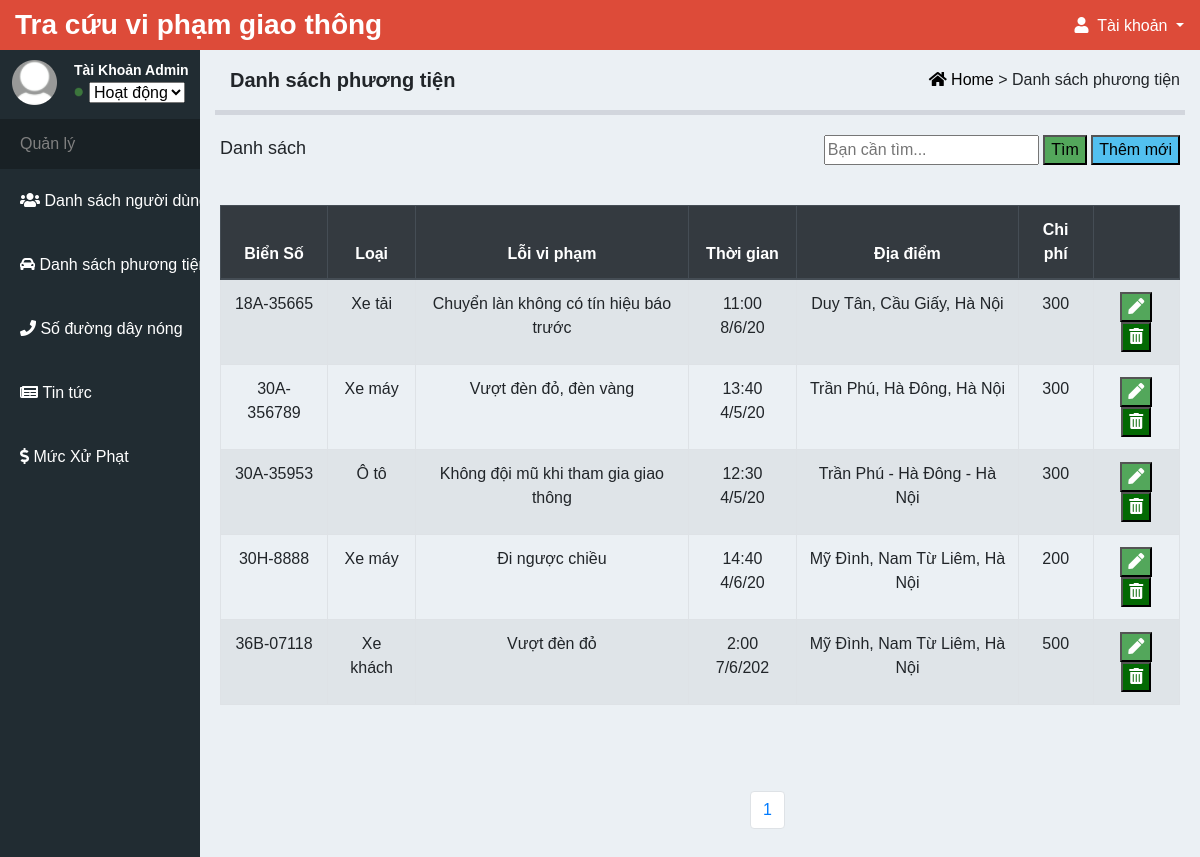
Screenshot of /Web/admin/index.php?controller=vehicle (signed in) with the database file from the repository.
### tables this page shows
CREATE TABLE `vehicle` (
  `bienso` varchar(500) NOT NULL,
  `type` varchar(500) NOT NULL,
  `mistake` varchar(500) NOT NULL,
  `time` varchar(12) NOT NULL,
  `location` varchar(500) NOT NULL,
  `cost` int(200) NOT NULL
);

### Web/admin/controllers/VehicleController.php (called while the page is built, shortened)
<?php
	include "models/VehicleModel.php";
	class VehicleController extends Controller{
		public function index(){
			$recordPerPage = 5;
			$numPage = ceil($this->modelTotalRecord()/$recordPerPage);
			$data = $this->modelRead($recordPerPage);
			$this->loadView("VehicleReadView.php",["numPage"=>$numPage,"data"=>$data]);
		}
	}
 ?>

### Web/admin/models/VehicleModel.php (called while the page is built, shortened)
<?php
	trait VehicleModel{
		public function modelRead($recordPerPage){
			$totalRecord = $this->modelTotalRecord();
			$numPage = ceil($totalRecord/$recordPerPage);
			$page = isset($_GET["p"])&&$_GET["p"]>0 ? $_GET["p"]-1 : 0;
			$from = $page * $recordPerPage;
			$conn = Connection::getInstance();
			$query = $conn->query("select * from vehicle order by bienso asc limit $from,$recordPerPage");
			return $query->fetchAll();
		}
		public function modelTotalRecord(){
			$conn = Connection::getInstance();
			$query = $conn->query("select bienso from vehicle");
			return $query->rowCount();
		}
	}
 ?>

### Web/admin/views/VehicleReadView.php (the view, shortened to what this page needs)
 <div class="content-header">
	<div class="content-header-title">Danh sách phương tiện</div>
	<div class="content-header-link">
		<span><a href="index.php"><i class="fas fa-home"></i>&nbsp;Home </a> ></span>
		<span>Danh sách phương tiện</span>
	</div>
</div>
<div class="content-main"></div>
	<div class="content-main-header">
		<div class="content-main-header-title">
			Danh sách
		</div>
		<div class="search">
			<form method="get" action="">
				<div class="search-form">
					<form action="index.php?controller=vehicle&action=search" method="POST">
						<input type="text" name="search" placeholder="Bạn cần tìm..." style="color: #ed5807;">
						<input type="submit" value="Tìm" style="background-color: #53a75b ;">
					</form>
					<button style="background-color: #52c0ef;"><a href="index.php?controller=vehicle&action=create">Thêm mới</a></button>
				</div>
			</form>
		</div>
	</div>
	<div class="list">
		<table data-toolbar="#toolbar" data-toggle="table" class="table table-striped table-hover table-bordered">
			<thead class="thead-dark">
				<tr>
					<th>
						Biển Số
					</th>
					<th>
						Loại
					</th>
					<th>
						Lỗi vi phạm
					</th>
					<th>
						Thời gian
					</th>
                    <th>
						Địa điểm
					</th>
					<th>
						Chi phí
					</th>
					<th></th>
				</tr>
			</thead>
			<tbody>
				<?php foreach($data as $rows): ?>
				<tr>
					<td><?php echo $rows->bienso; ?></td>
					<td><?php echo $rows->type; ?></td>
					<td><?php echo $rows->mistake; ?></td>
					<td><?php echo $rows->time; ?></td>
                    <td><?php echo $rows->location; ?></td>
					<td><?php echo $rows->cost; ?></td>
					<td>
						<button id="fix"><a href="index.php?controller=vehicle&action=update&bienso=<?php echo $rows->bienso; ?>"><i class="fas fa-pen"></i></a></button>
						<button id="delete"><a href="index.php?controller=vehicle&action=delete&bienso=<?php echo $rows->bienso; ?>"><i class="fas fa-trash-alt"></i></a></button>
					</td>
				</tr>
				<?php endforeach ?>
			</tbody>
		</table>
	</div>
	<div class="content-footer">
		<ul class="pagination">
			<?php for($i = 1 ; $i <= $numPage ; $i++): ?>
            <li class="page-item">
            	<a class="page-link" href="index.php?controller=vehicle&p=<?php echo $i; ?>">
            		<?php echo $i; ?>
            	</a>
            </li>
        	<?php endfor; ?>
        </ul>
	</div>
</div>

### Web/assets/admin/css/user.css (style rules this page uses)
body { font-family: Arial; margin: 0; }
ul { list-style-type: none; }
a { text-decoration: none; color: black; }
.content-header { display: flex; justify-content: space-between; }
.content-header-title { padding: 15px 30px; font-size: 20px; font-weight: bold; }
.content-header-link { line-height: 60px; margin-right: 20px; }
.content-main { margin: 0 15px; background-color: white; border-top: 5px solid #d2d6dd; }
.content-main-header { display: flex; justify-content: space-between; }
.content-main-header-title { padding: 20px; font-size: 18px; }
.search { margin: 20px; }
.search-form button { color: white; }
.list { padding: 20px; }
.list table { width: 100%; }
.list table thead tr th { text-align: center; }
.list table tbody tr td { text-align: center; }
.list table tbody tr td i { color: white; }
.list table tbody tr td #fix { background-color: #53a75b; }
.list table tbody tr td #delete { background-color: #036903; }
.content-footer { margin-left: 550px; }
.content-footer .pagination { margin-top: 50px; }

### rows the page displays
vehicle: bienso "18A-35665", type "Xe tải", mistake "Chuyển làn không có tín hiệu báo trước", time "11:00 8/6/20", location "Duy Tân, Cầu Giấy, Hà Nội", cost "300"
vehicle: bienso "30A-356789", type "Xe máy", mistake "Vượt đèn đỏ, đèn vàng", time "13:40 4/5/20", location "Trần Phú, Hà Đông, Hà Nội", cost "300"
vehicle: bienso "30A-35953", type "Ô tô", mistake "Không đội mũ khi tham gia giao thông", time "12:30 4/5/20", location "Trần Phú - Hà Đông - Hà Nội", cost "300"
vehicle: bienso "30H-8888", type "Xe máy", mistake "Đi ngược chiều", time "14:40 4/6/20", location "Mỹ Đình, Nam Từ Liêm, Hà Nội", cost "200"
vehicle: bienso "36B-07118", type "Xe khách", mistake "Vượt đèn đỏ", time "2:00 7/6/202", location "Mỹ Đình, Nam Từ Liêm, Hà Nội", cost "500"
